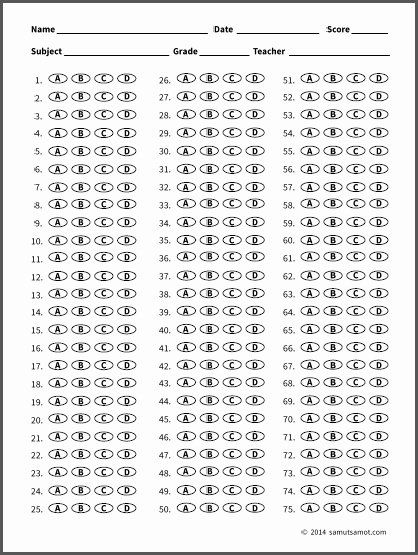
#> input picture data/answer_sheet1.jpg, 418 x 555 px
$ python -i engine.py   (imports and definitions only)
#> lines starting #> are read from the running program, lines starting #| are printed output that depends on the picture; after the words box and inside, x2 and y2 are one past the last pixel; in counts of white or black regions, pixels touching at a corner belong together
import cv2 as cv
import numpy as np
import imutils
import matplotlib.pyplot as plt
import pandas as pd
import statistics
from statistics import median
from collections import defaultdict
import pandas as pd


def preprocessing(img):
    # colored image to gray scale image
    gray_image = cv.cvtColor(img, cv.COLOR_BGR2GRAY)
        # blurring the image

    gauss_image = cv.GaussianBlur(gray_image, (5,5,), 0)

    # erosion
#     kernel = np.ones((1,1), np.uint8)
#     close_image = cv.morphologyEx(gauss_image, cv.MORPH_CLOSE, kernel)

    kernel = np.ones((3,3), np.uint8)
    close_image = cv.morphologyEx(gauss_image, cv.MORPH_OPEN, kernel)

    #opening -> erosion + dilation
    #closing -> dilation + erosion

    #close_image = cv.dilate(close_image, kernel, iterations=1)
    # noise filter
    median_blur= cv.medianBlur(close_image, 1)

    # binary image
    # blockSize = 11; Size of a pixel neighborhood that is used to calculate a threshold value for the pixel,
    # constant = 2 subtracted from mean or weighted mean
    binary_image =  cv.adaptiveThreshold(median_blur, 255, cv.ADAPTIVE_THRESH_GAUSSIAN_C,\
            cv.THRESH_BINARY,11,2 )

    #otsu thresholding
#     ret3,binary_image = cv.threshold(median_blur,0,255,cv.THRESH_BINARY+cv.THRESH_OTSU)
    return binary_image


def bubble_contour_extractor(contours):
    contours_features = []
    for cnt in contours:
        if len(cnt) > 3:
            area = cv.contourArea(cnt)
            length = len(cnt)
            parimeter =  cv.arcLength(cnt,False)
            contours_features.append([area, length, parimeter])
    contours_features = np.array(contours_features)
    return contours_features


def generate_histogram(list_, n_bins=4):
    max_value, min_value = max(list_), min(list_)
    bin_size = (max_value - min_value)/n_bins
    bins_ranges = [(min_value+i*bin_size, min_value+(i+1)*bin_size) for i in range(0, n_bins)]
    histogram = {x:0 for x in range(len(bins_ranges))}
    for i in list_:
        for index, bin_ in enumerate(bins_ranges):
            if i < bin_[1] and  i >= bin_[0]:
                histogram[index] += 1
    return histogram, bins_ranges


def get_max_bin_thresholds(histogram, bins_ranges):
    hist = dict(sorted(histogram.items(), key=lambda item: item[1], reverse=True))
    return bins_ranges[list(hist.keys())[0]]


# [14 lines left out: function remove_outlier, not called in this run]


def remove_noise(centers, contours, parimeters, tolerance = 5):
    median_parimeter = median(parimeters)
    new_centers = []
    new_contours = []
    for i in range(len(parimeters)):
        if (parimeters[i] < (median_parimeter + tolerance)) and (parimeters[i] > (median_parimeter - tolerance)):
            new_centers.append(centers[i])
            new_contours.append(contours[i])
    return new_centers, new_contours


def groupby_axis_y(bubble_centers, tolerance = 3):
    '''
    parameters:
        * bubble_centers : list of bubble centers
        * tolerance: an integer that specifies the range of variation for equivalent values

    Description:
        This function transforms 1D list of contours into 2D where contours are grouped into rows
        (note that each row may contain corresponding row of more that one columns).
        Grouping is based on Y_coordinate of the bubble center.

    returns:
        * 2D list -> grouped bubbles center
        * min_x, min_y -> minimum x and y coordinate (center of top-left bubble)
        * max_x, max_y -> maximum x and y coordinate
    '''
    groups = defaultdict(list)
    mapper = {}
    # initializing mapper
    x,y = bubble_centers[0]
    mapper[y] = (y-tolerance, y+tolerance)
    groups[y].append((x,y))
    min_x, max_x, min_y, max_y = x, x, y, y
    for x,y in bubble_centers[1:]:
        # grouping bubbles
        flag_found = False
        new_y = None

        for k,v in mapper.items():
            new_y = k
            if v[0] < y and v[1] > y:
                groups[k].append((x,new_y))
                flag_found = True
                break
        # if mapper doesnot have y already
        if not flag_found:
            mapper[y] = (y-tolerance, y+tolerance)
            groups[y].append((x,y))
            new_y = y
        # finding min and max x,y
        if x < min_x:
            min_x = x
        if new_y < min_y:
            min_y = new_y
        if x > max_x:
            max_x = x
        if new_y > max_y:
            max_y = new_y
    return list(groups.values()) , [(min_x, min_y), (max_x, max_y)]


def get_avg_x_spacing(groups_y, ebpg):
    '''
    parameters:
        * groups_y: list of row wised grouped bubbles center
        * ebpg (expected bubble per group): integer value that specifies the number of bubbles for a single question

    Description:
       Ebpg helps us to determine the number of bubbles in each column of a row.
       This function will check for the perfect rows where ever bubble is detected and there is no noise.
       If no perfect rows is availabe then halt.
       Else, find the mode of median of spacing of two consecutive bubbles i.e X2 - X1.

       It will also calculate x_coordinate of a single perfect row by computing the columnwise mode of all the available perfect rows.
       This will basically determines the expected x_coordinate of each bubbles of each row.

    Returns:
        * minimum average x-spacing
        * perfect_row_x: mode of x_coordinates of the bubbles of perfect_rows; axis=0 -> columnwise

    '''
    perfect_rows_x = [] # stores x coordinates of bubbles of perfect rows
    average_x_spacing = []

    columns_x = defaultdict(list) # stores the x coordinate of first bubble of each column group

    for row in groups_y:
        row = sorted(row)
        spacing  = []
        pointer = 0
        if len(row) % ebpg != 0: # if the row is perfect then when we divide it by the number of bubbles per question the remainder will be zero
            continue

        perfect_rows_x.append([x for x,y in row])

        for i in range(1, len(row)):
            if (i-1) % ebpg == 0 and (i-1) != 0:
                columns_x[pointer].append(row[i-1][0])
                pointer = (pointer + 1) % ebpg

            spacing.append(abs(row[i][0] - row[i-1][0]))

        # recording average x spacing of this row
        average_x_spacing.append(statistics.median(spacing))
#         average_x_spacing.append(statistics.mode(spacing))

    if len(average_x_spacing) > 0 and len(columns_x.values()) > 0:
        # find mode of perfect_rows column wise
        perfect_row_x = pd.DataFrame(perfect_rows_x).mode(axis=0)
        columns_x_mode = [statistics.mode(X) for X in columns_x.values()]
        return min(average_x_spacing), columns_x_mode, perfect_row_x.values.tolist()[0]
    else:
        return None


def groupby_axis_x(groups_y, min_x, max_x, tolerance=3, ebpg=4): #ebpg(expected bubble per group)=expected number of options/bubbles per question
    '''
    parameters:
        * groups_y: list of row wised grouped bubbles center
        * min_x, max_x = minimum and maximum x_coordinate
        * tolerance =  an integer that specifies the range of variation for equivalent values
        * ebpg (expected bubble per group): integer value that specifies the number of bubbles for a single question

    Description:
        It takes list of grouped bubbles (grouped into rows) and segment each rows into multiple columns.
        For instance; [[1,2,3,4,5,6],[7,8,9,10,11,12]] is grouped into columns as

                [[[1,2,3], [4,5,6]],
                 [[7,8,9], [10,11,12]]]
    Returns:
        * groups: 3D list of grouped bubbles
        * perfect_rows_x: x-coordinate of the bubbles center of a perfect rows
    '''
    # setting 2D empty bucket
    groups = [[] for i in range(len(groups_y))]
    avg_distance, columns_x, perfect_row_x = get_avg_x_spacing(groups_y, ebpg)
    column_pointer = 0 # initially pointing to the zero th column
    if avg_distance is None: # there is not row that matches the specified ebpg, mean doesnot exist perfect rows (without missing bubble and noises)
        return []
    for i, row in enumerate(groups_y):
        row = sorted(row)
        previous_bubble_center_x = 0
        current_bubble_center_x = 0
        # checking if the first bubble of the row is detected or not
        if row[0][0] > (min_x - tolerance) and row[0][0] < (min_x + tolerance):
            groups[i].append([(row[0])])
            current_bubble_center_x = row[0][0]
        else:
            groups[i].append([(min_x, None)])
            current_bubble_center_x = min_x

        # now checkig for the rest of the bubble of the row
        bubble_index = 1
        while current_bubble_center_x < (max_x-tolerance):

            if len(row) > bubble_index and\
                   (abs(row[bubble_index][0] - current_bubble_center_x) < (avg_distance + tolerance) and\
                   abs(row[bubble_index][0] - current_bubble_center_x) > (avg_distance - tolerance)) :

                    # if one options set is covered then add list for new col group
                    groups[i][len(groups[i])-1].append(row[bubble_index])
                    previous_bubble_center_x = current_bubble_center_x
                    current_bubble_center_x = row[bubble_index][0]
                    bubble_index += 1


            # there is a missing bubble (unable to detect bubble)
            else:
                if len(groups[i][len(groups[i]) - 1]) % ebpg == 0:

                    if len(row) > bubble_index and (row[bubble_index][0] < (columns_x[column_pointer] + tolerance)) and\
                    (row[bubble_index][0] > (columns_x[column_pointer] - tolerance)):

                        groups[i].append([(columns_x[column_pointer], row[bubble_index][1])])
                        bubble_index += 1

                    else:
                        groups[i].append([(columns_x[column_pointer], None)])

                    previous_bubble_center_x = current_bubble_center_x
                    current_bubble_center_x = columns_x[column_pointer]
                    column_pointer = (column_pointer + 1) % len(columns_x)

                else:
                    groups[i][len(groups[i]) - 1].append((None, None))
                    # last bubble of the group + average distance
                    previous_bubble_center_x = current_bubble_center_x
                    current_bubble_center_x = current_bubble_center_x + avg_distance
    return groups, perfect_row_x


def estimate_missing_bubbles(groups, perfect_row_x, ebpg=4): #consecutive bubble distance, row distance, coln distance
    '''
    Parameters:
        * groups : 3D list of grouped bubbles obtained from groupby_axis_x function
        * perfect_row_x: x-coordinate of the bubbles of a perfect rows obtained from groupby_axis_x_function

    Description:
        it will replace the missing values in the groups by estimation the possible coordinate value for the missing bubbles

    Returns:
        * groups: 3D list of grouped bubbles where missing values are replaced with the estimated possible values
    '''
    for row_index, row in enumerate(groups):
        flat_row = [y for col in row for x,y in col]
        for col_index, col in enumerate(row):
            # flattern row
            for bubble_index, bubble in enumerate(col):
                # if x coordinate is missing
                if bubble[0] == None:
                    # convert non liner indexing to linear
                    linear_index = col_index * ebpg + bubble_index

                    new_x = perfect_row_x[linear_index]
                    old_y = groups[row_index][col_index][bubble_index][1]
                    groups[row_index][col_index][bubble_index] = (new_x, old_y)

                # if y coordinate is missing
                if bubble[1] == None:
                    # find not none y or bubble[1]
                    unique_y = list(set(flat_row))

                    new_y = unique_y[0] if unique_y[0] else unique_y[len(unique_y) - 1]
                    old_x = groups[row_index][col_index][bubble_index][0]

                    groups[row_index][col_index][bubble_index] = (old_x, new_y)

    return groups

# [15 lines left out: function get_x_y_spacing, not called in this run]


def extract_bubbles_center(contours, lower_bound, upper_bound):
    '''
    returns the centerX and centerY of the bubble contours
    from the given list of contours and the lower and upper
    threshold values of the corresponding bin of the contours
    '''
    bubbles_contour = []
    bubbles_center = []
    bubbles_parimeter = []
    for ctr in contours:
        area = cv.contourArea(ctr)
        area_condition = area < upper_bound and area > lower_bound
        if area_condition:
            # computing center of contour
            M = cv.moments(ctr)
            if M["m00"] != 0:
                cX = int(M["m10"] / M["m00"])
                cY = int(M["m01"] / M["m00"])

                bubbles_contour.append(ctr)
                bubbles_parimeter.append(cv.arcLength(ctr,True))

                bubbles_center.append((cX, cY))

    return bubbles_contour, bubbles_center, bubbles_parimeter


def pipeline(image, ebpg=4):
    binary_image = preprocessing(image.copy())
    contours = cv.findContours(binary_image, cv.RETR_LIST, cv.CHAIN_APPROX_SIMPLE)
    ctrs = imutils.grab_contours(contours)

    contours_features = bubble_contour_extractor(ctrs)
    df = pd.DataFrame(contours_features, columns=["area", "length", "parimeter"])
    df = df[(df["area"] < 500) & (df["area"] > 100) & (df["length"] > 5) & (df["length"] < 20)]
    histogram, bins_ranges = generate_histogram(df["area"], n_bins=3)

    lower_bound, upper_bound = get_max_bin_thresholds(histogram, bins_ranges)

    bubbles_contour, bubbles_center, bubbles_parimeter  = extract_bubbles_center(ctrs,
                                                                                 lower_bound,
                                                                                 upper_bound)

    bubbles_center, bubbles_contour = remove_noise(bubbles_center,
                                                   bubbles_contour,
                                                   bubbles_parimeter)

# [5 lines of commented-out code are left out]

    groups_y , min_max_bubble_center = groupby_axis_y(bubbles_center, tolerance=6)
    #-----------------------------------------------
    min_x = min_max_bubble_center[0][0]
    max_x = min_max_bubble_center[1][0]
    bubble_grouped, perfect_row_x_coords = groupby_axis_x(groups_y,
                                                          min_x,
                                                          max_x,
                                                          ebpg=ebpg,
                                                          tolerance=7)

    groups = estimate_missing_bubbles(bubble_grouped,
                                      perfect_row_x_coords,
                                      ebpg=ebpg)
    # we need to reverse groups
    groups = list(reversed(groups))
    return groups


# [75 lines left out: functions compute_proportion_of_black, crop_area, detect_choice, not called in this run]

>>> import cv2
>>> picture = cv2.imread('../data/answer_sheet1.jpg')
#> picture is the input picture: shape (555, 418, 3); min 0, max 255, mean 228.5
>>> result = pipeline(picture)
#> in preprocessing, `gauss_image = cv.GaussianBlur(gray_image, (5,5,), 0)`:
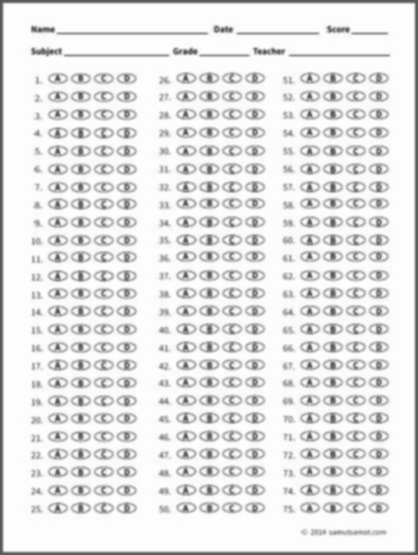
#> gauss_image: shape (555, 418); min 82, max 255, mean 228.5
#> in preprocessing, `binary_image =  cv.adaptiveThreshold(median_blur, 255, cv.ADAPTIVE_THR..`:
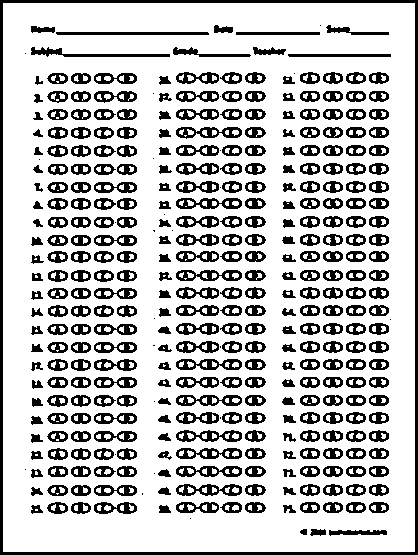
#> binary_image: shape (555, 418); 75.5% white; 365 black regions (24 under 20 px)
#> in pipeline, `contours = cv.findContours(binary_image, cv.RETR_LIST, cv.CHAIN_APPROX..`: contours = 1017 contours, 577 with area under 20; largest, box (x1, y1, x2, y2) and area: (3, 3, 415, 552) 225228, (175, 483, 243, 497) 668, (175, 429, 243, 443) 660, (175, 358, 243, 371) 658, (175, 269, 243, 282) 656
#> in pipeline, `ctrs = imutils.grab_contours(contours)`: ctrs has the same summary as contours
#> the loop in bubble_contour_extractor, `for cnt in contours:` made 1017 passes
#> (area, length, parimeter) on passes 1, 2, 3, 8, 12, 15, 17, 19: (310.5, 53, 135), (106, 23, 47.63), (44, 12, 24.31), (22, 10, 15.49), (85, 28, 48.8), (22.5, 9, 16.07), (91.5, 17, 37.56), (22.5, 11, 18.07)
#> after the loop in bubble_contour_extractor, `for cnt in contours:`: contours_features = 995 items, first 6: [310.5, 53, 135], [106, 23, 47.63], [44, 12, 24.31], [2, 4, 4.24], [2, 4, 4], [14, 10, 14.66]
#> in bubble_contour_extractor, `contours_features = np.array(contours_features)`: contours_features = 995 rows, first 8: [310.5, 53, 135], [106, 23, 47.63], [44, 12, 24.31], [2, 4, 4.24], [2, 4, 4], [14, 10, 14.66], [15.5, 9, 14.24], [22, 10, 15.49]
#> in pipeline, `df = pd.DataFrame(contours_features, columns=["area", "length", "parim..`: df = table of 995 rows and 3 columns
#> in pipeline, `df = df[(df["area"] < 500) & (df["area"] > 100) & (df["length"] > 5) &..`: df = table of 70 rows and 3 columns
#> in pipeline, `histogram, bins_ranges = generate_histogram(df["area"], n_bins=3)`: histogram = {0: 68, 1: 1, 2: 0}; bins_ranges = [(212, 278.8), (278.8, 345.7), (345.7, 412.5)]
#> in get_max_bin_thresholds, `hist = dict(sorted(histogram.items(), key=lambda item: item[1], revers..`: hist = {0: 68, 1: 1, 2: 0}
#> in pipeline, `lower_bound, upper_bound = get_max_bin_thresholds(histogram, bins_rang..`: lower_bound = 212; upper_bound = 278.8
#> the loop in extract_bubbles_center, `for ctr in contours:` made 1017 passes
#> (area, area_condition, cX, cY) on passes 33, 34, 36, 37, 38, 41, 42, 73: (216, True, 378, 507), (216.5, True, 355, 507), (216, True, 309, 507), (218.5, True, 254, 507), (218.5, True, 231, 507), (216.5, True, 80, 507), (222.5, True, 57, 507), (214, True, 80, 490)
#> after the loop in extract_bubbles_center, `for ctr in contours:`: bubbles_center = 204 pairs, first value 57 to 378, second value 77 to 507; bubbles_contour = 204 contours; largest, box (x1, y1, x2, y2) and area: (93, 197, 117, 211) 226, (219, 322, 243, 336) 225, (46, 394, 69, 408) 224, (299, 340, 321, 354) 224, (219, 286, 243, 300) 224; bubbles_parimeter = 204 values, max 62.28 at index 83, min 56.63 at index 15, mean 58.28
#> in remove_noise, `median_parimeter = median(parimeters)`: median_parimeter = 58.04
#> after the loop in remove_noise, `for i in range(len(parimeters)):`: new_centers has the same summary as bubbles_center in extract_bubbles_center; new_contours has the same summary as bubbles_contour in extract_bubbles_center
#> in groupby_axis_y, `x,y = bubble_centers[0]`: x = 378; y = 507
#> in groupby_axis_y, `min_x, max_x, min_y, max_y = x, x, y, y`: min_x = 378; min_y = 507
#> the loop in groupby_axis_y, `for x,y in bubble_centers[1:]:` made 203 passes
#> (x, y, min_y) on passes 7, 14, 23, 32, 39, 47, 55: (80, 490, 490), (378, 470, 470), (378, 453, 453), (80, 436, 436), (80, 417, 417), (378, 400, 400), (378, 381, 381)
#> the loop in get_avg_x_spacing, `for row in groups_y:` made 25 passes
#> the loop in groupby_axis_x, `for i, row in enumerate(groups_y):` made 25 passes
#> the loop in estimate_missing_bubbles, `for row_index, row in enumerate(groups):` made 25 passes
